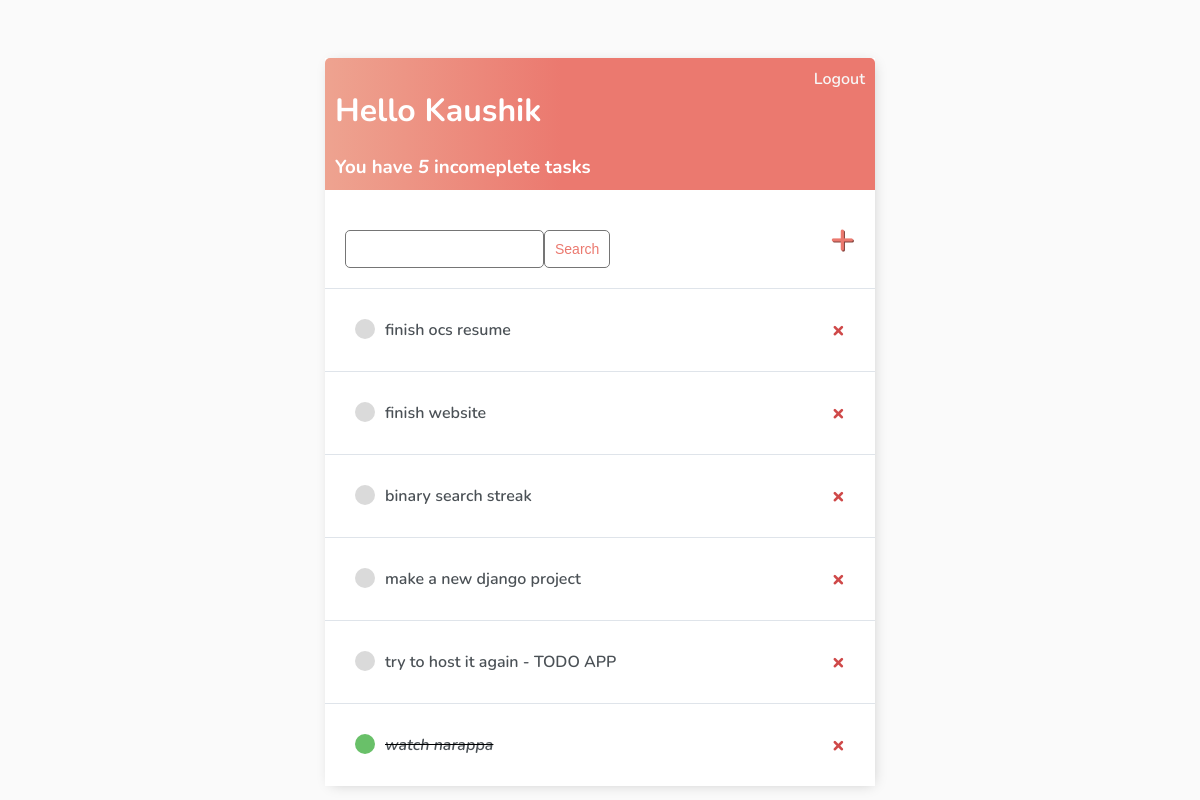
Before: / (signed in) with the older database file.
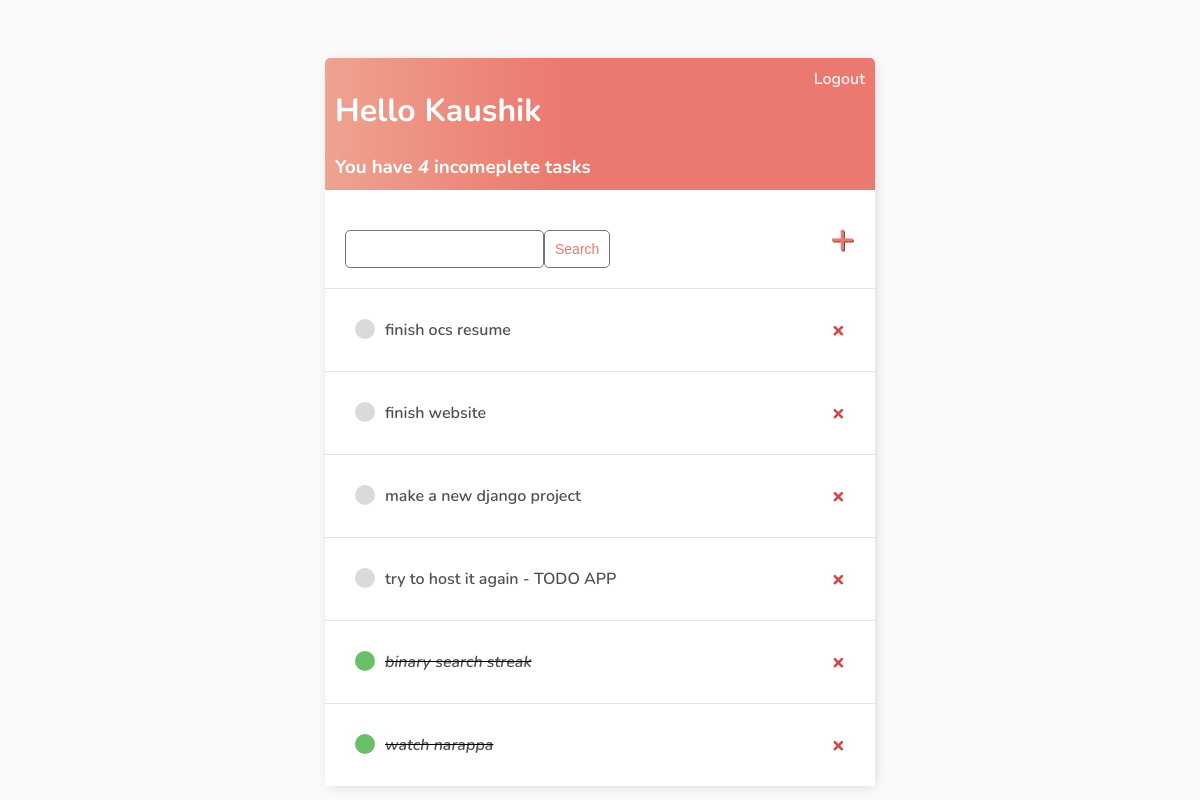
After: the same page with the newer database file.
### base/models.py (models this page shows)
class Task(models.Model):
    user = models.ForeignKey(User,on_delete=CASCADE, null=True, blank=True)
    title = models.CharField(max_length=200)
    description = models.TextField(null=True, blank=True)
    complete = models.BooleanField(default=False)
    created = models.DateTimeField(auto_now_add=True)
    def __str__(self):
        return self.title
    class Meta:
        ordering = ['complete']

### base/views.py (the view)
# urls.py: path('', TaskList.as_view(), name='tasks'),
class TaskList(LoginRequiredMixin, ListView):
    model = Task
    context_object_name = 'tasks'
    def get_context_data(self, **kwargs):
        context = super().get_context_data(**kwargs)
        context['tasks'] = context['tasks'].filter(user=self.request.user)
        context['count'] = context['tasks'].filter(complete=False).count()
        search_input = self.request.GET.get('search-area') or ''
        if search_input:
            context['tasks'] = context['tasks'].filter(title__startswith=search_input)
        context['search_input'] = search_input
        return context

### base/templates/base/task_list.html
{% extends 'base/main.html' %}
{% block content %}
<div class="header-bar">
    <div>
        <h1>Hello {{request.user|title}}</h1>
        <h3 style="margin: 0;">You have <i>{{count}}</i> incomeplete task{{count|pluralize:"s"}}</h3>
    </div>
    {% if request.user.is_authenticated %}
    <a href="{% url 'logout' %}">Logout</a>
    {% else %}
    <a href="{% url 'login' %}">Login</a>
    {% endif %}
</div>
<div id="search-add-wrapper">
    <form method="GET" style="margin-top: 20px;display: flex;">
        <input type="text" name="search-area" value="{{search_input}}">
        <input class="button" type="submit" value="Search">
    </form>
    <a id="add-link" href="{% url 'task-create' %}">&#x2b;</a>
</div>
<div class="task-items-wrapper">
    {% for task in tasks %}
    <div class="task-wrapper">
        {% if task.complete %}
        <div class="task-title">
            <div class="task-complete-icon"></div>
            <i><s><a href="{% url 'task-update' task.id %}">{{task}}</a></s></i>
        </div>
        <a class="delete-link" href="{% url 'task-delete' task.id %}">&#215;</a>
        {% else %}
        <div class="task-title">
            <div class="task-incomplete-icon"></div>
            <a href="{% url 'task-update' task.id %}">{{task}}</a>
        </div>
        <a class="delete-link" href="{% url 'task-delete' task.id %}">&#215;</a>
        {% endif %}
    </div>
    {% empty %}
    <h3>No Items In List</h3>
    {% endfor %}
</div>
{% endblock content %}

Changed rows visible on the page:
changed Task "binary search streak": complete False → True (drawn); moves down the list
Other visible differences:
{{ count }}: "5" → "4"
